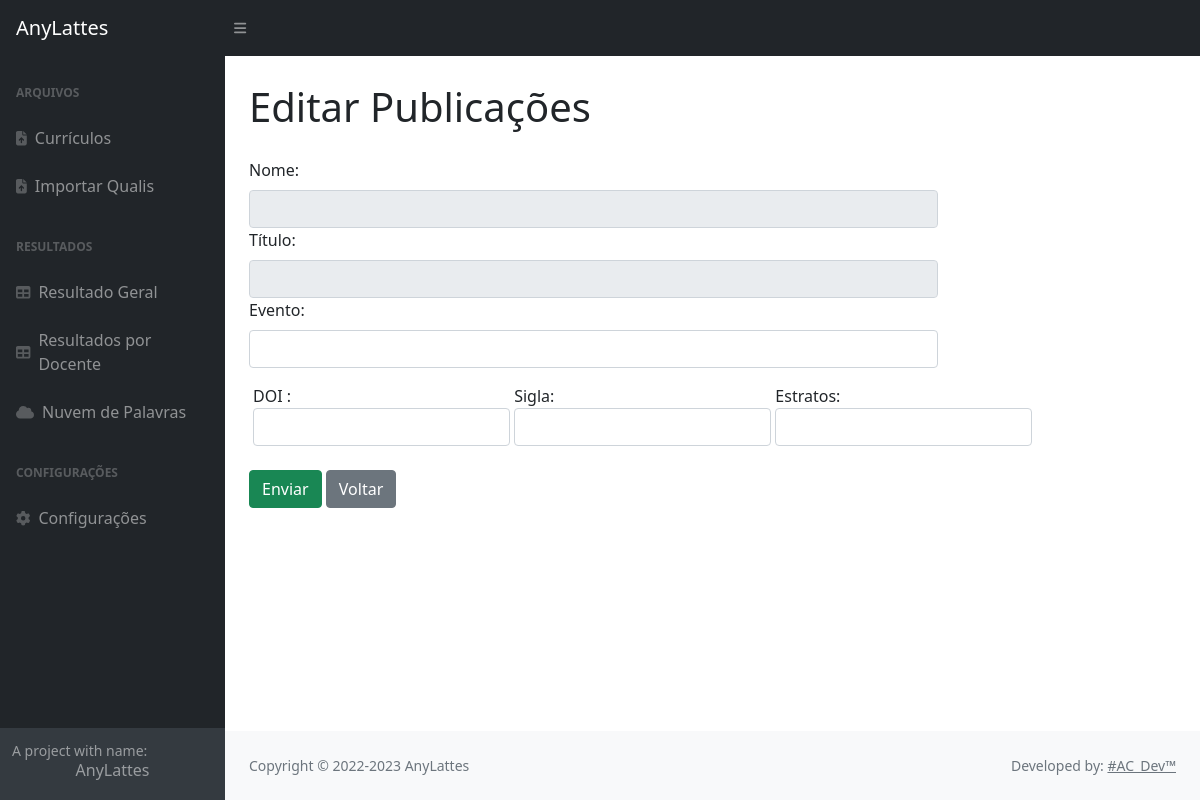
/edita_publicacao/5, run on an earlier commit of the app's database.
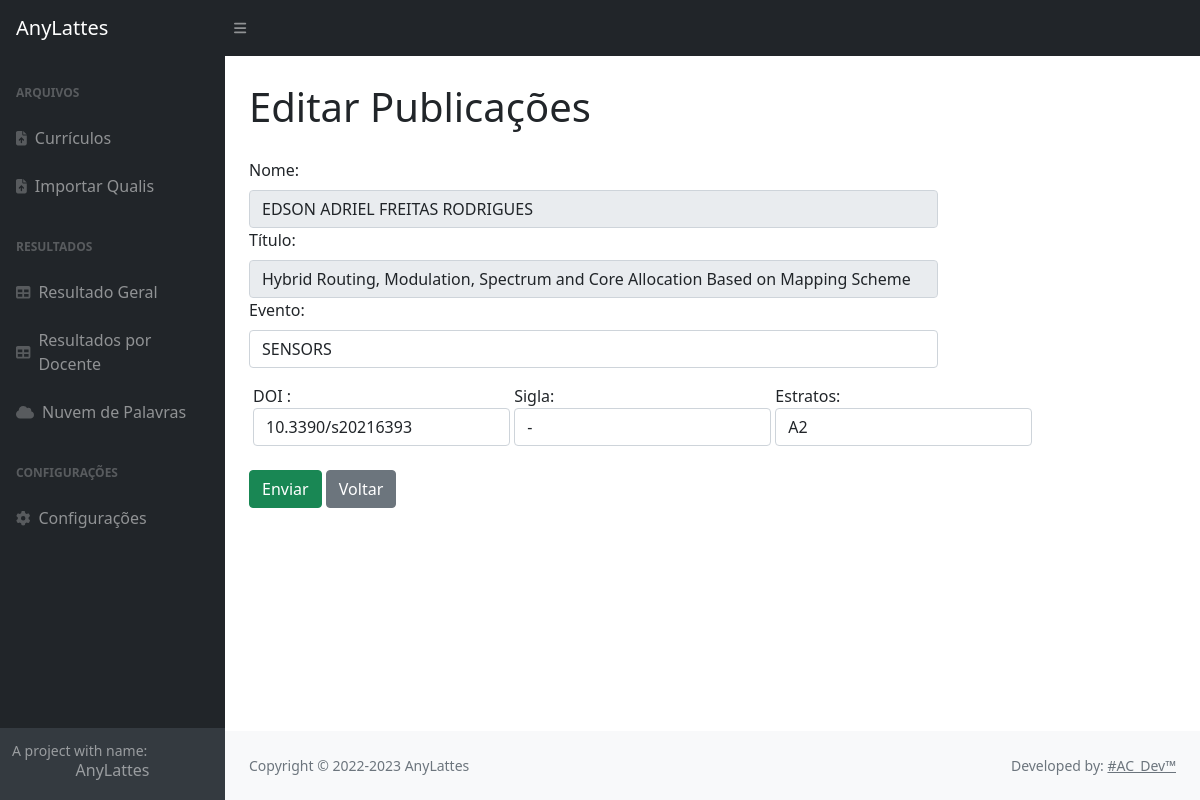
And on a later commit of the database.
### tables this page shows
CREATE TABLE resultados(
                id INTEGER NOT NULL primary key autoincrement,
                nome_docente text NOT NULL,
                documento text NOT NULL,
                ano_evento text NOT NULL,
                titulo text NOT NULL,
                doi text NOT NULL,
                sigla text NOT NULL,
                nome_evento text NOT NULL,
                autores text NOT NULL,
                estratos text,
                notas REAL,
                versao INTEGER DEFAULT 0 NOT NULL
                );

### app.py (the view)
@app.route("/edita_publicacao/<id>",methods=['POST','GET'])
def edita_publicacao(id):
    mostra = mostra_publicacao(id)
    return render_template('edita_publicacao.html',mostra=mostra)

### models/consulta.py (called while the page is built)
def mostra_publicacao(id):
    sql = "select id, nome_docente, titulo, doi, sigla, nome_evento, estratos from resultados r where id= "+id+";"
    cursor = db.cursor()
    cursor.execute(sql)
    resultado = cursor.fetchone()
    return resultado

### templates/edita_publicacao.html (shortened to what this page needs)
{% extends 'base.html'%}
{%block content%}
<h1>{%block title%}Editar Publicações {%endblock%}</h1>
<form action="{{ url_for('atualiza') }}" method="post" class="form-inline">
    <div class="row">
        <div class="col-md-9">
            <div class="form-group">
                <label for="nome_docente" class="form-label">Nome: </label>
                <input disabled type="text" name="nome_docente" value="{{mostra[1]}}" class="form-control">
            </div>
            <div class="form-group">
                <label for="titulo" class="form-label">Título:</label>
                <input disabled type="text" name="titulo" value="{{mostra[2]}}" class="form-control">
            </div>
            <div class="form-group">
                <label for="nome_docente" class="form-label"> Evento: </label>
                <input type="text" name="nome_evento" value="{{mostra[5]}}" class="form-control">
            </div>
        </div>
        <div class="card-body">
            <div class="row">
                <div class="container">
                    <label for="nome_docente" class="form-label"> DOI :
                        <input type="text" name="doi" value="{{mostra[3]}}" class="form-control col-md-3">
                    </label>
                    <label for="nome_docente" class="form-label">Sigla:
                        <input type="text" name="sigla" value="{{mostra[4]}}" class="form-control">
                    </label>
                    <label for="nome_docente" class="form-label">Estratos:
                        <input type="text" name="estratos" value="{{mostra[6]}}" class="form-control col-md-2">
                    </label>
                </div>
            </div>
        </div>
        <div>
            <button type="submit" class="btn btn-success">Enviar</button>
            <a href="{{url_for('resultado_total')}}" class="btn btn-secondary" type="button">Voltar</a>
        </div>
    </div>
</form>
{%endblock%}

What changed in the data, as far as the page shows it:
added resultados: nome_docente "EDSON ADRIEL FREITAS RODRIGUES", titulo "Hybrid Routing, Modulation, Spectrum and Core Allocation Based on Mapping Scheme", nome_evento "SENSORS", doi "10.3390/s20216393", sigla "-", estratos "A2"
